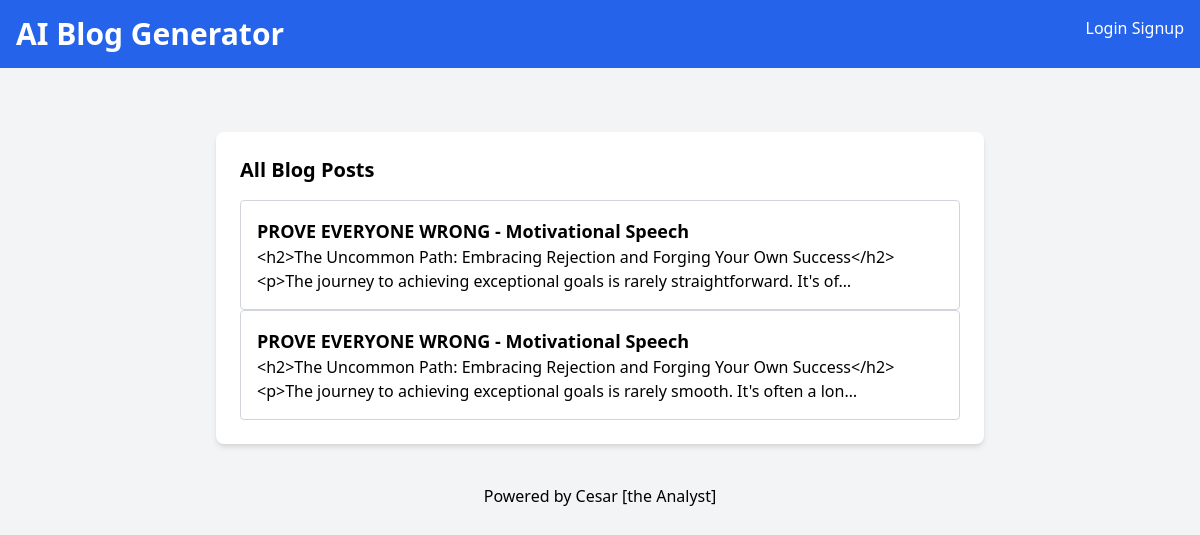
/blog_list (signed in), run on an earlier commit of the app's database.
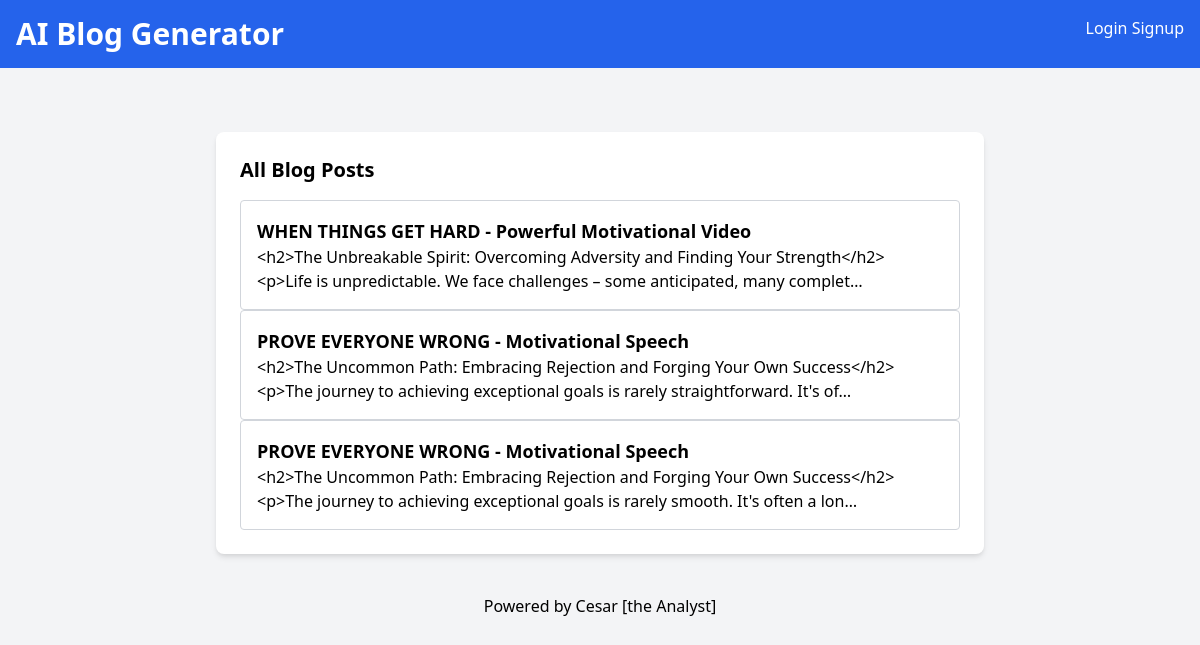
And on a later commit of the database.
### blog_generator/models.py (models this page shows)
class BlogPost(models.Model):
    user = models.ForeignKey(User, on_delete=models.CASCADE)
    youtube_title = models.CharField(max_length=300)
    youtube_link = models.URLField()
    generated_content = models.TextField()
    created_at = models.DateTimeField(auto_now_add=True)

### blog_generator/views.py (the view)
# urls.py: path('blog_list', views.blog_list, name='blog_list'),
@login_required
def blog_list(request):
    blog_articles = BlogPost.objects.filter(user=request.user)
    return render(request, 'all-blogs.html', {'blog_articles': blog_articles})

### templates/all-blogs.html (shortened to what this page needs)
<!DOCTYPE html>
<html lang="en">
<head>
    <link href="https://cdn.jsdelivr.net/npm/tailwindcss@2.2.19/dist/tailwind.min.css" rel="stylesheet">
</head>
<body class="bg-gray-100 font-sans antialiased">
    <nav class="bg-blue-600 p-4 text-white flex justify-between">
        <div>
            <h1 class="text-3xl font-bold">AI Blog Generator</h1>
        </div>
        <div>
            <a href="login" class="text-white hover:underline">Login</a>
            <a href="signup" class="text-white hover:underline">Signup</a>
        </div>
    </nav>
    <br>
    <div class="container mx-auto mt-10 px-4 sm:px-0">
        <div class="max-w-3xl mx-auto bg-white p-6 rounded-lg shadow-md">
            <section>
                <h2 class="text-xl mb-4 font-semibold">All Blog Posts</h2>
                <div class="space-y-4">
                    {% for article in blog_articles reversed %}
                    <a href='blog-details/{{article.id}}'>
                    <div class="border border-gray-300 p-4 rounded">
                        <h3 class="text-lg font-semibold">{{article.youtube_title}}</h3>
                    <p>{{article.generated_content |truncatechars:160}}</p>
                    </div>
                    </a>
                {% endfor%}
                </div>
            </section>
        </div>
    </div>
    <footer class="text-center p-4 text-blacl mt-6">
        Powered by <a href="inkedin.com/in/cesar-dushimimana-731345236/">Cesar [the Analyst]</a>
    </footer>
</body>
</html>

What changed in the data, as far as the page shows it:
added BlogPost: youtube_title "WHEN THINGS GET HARD - Powerful Motivational Video", generated_content "<h2>The Unbreakable Spirit: Overcoming Adversity and Finding Your Strength</h2> <p>Life is unpredictable. We face challenges – some anticipated, many complet…"
